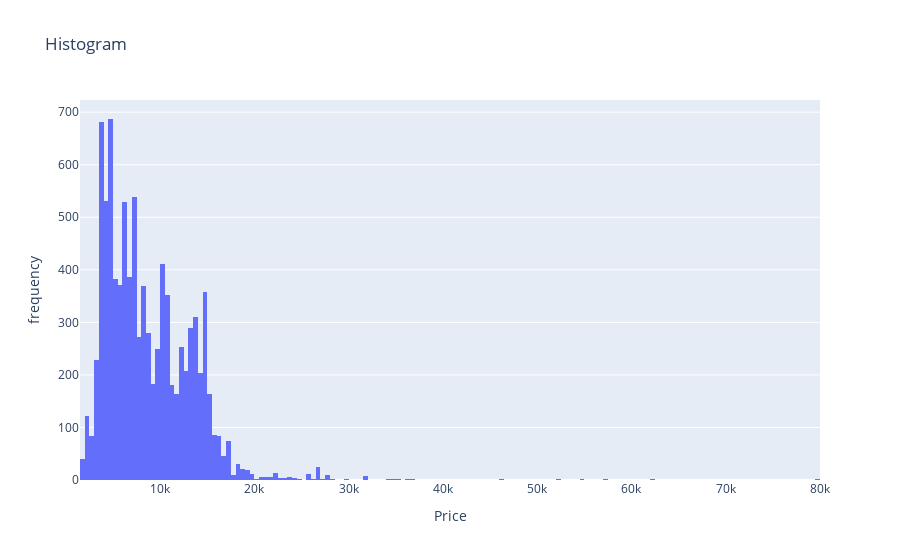

The cell this chart's notebook holds for it:
### Code cell
plt.figure(figsize=(10,5))
hist=px.histogram(data_frame=df,x="Price",title="Histogram")
hist.update_xaxes(title="Price")
hist.update_yaxes(title="frequency")
hist.show()

### Figure 1 — Plotly figure (JSON) as saved in the notebook; plotly's stock layout.template omitted (floating-point values rounded to 4 significant figures; data arrays with more than 128 entries replaced by an {"elided": "..."} marker saying what was removed)
{"data": [{"bingroup": "x", "hovertemplate": "Price=%{x}<br>count=%{y}<extra></extra>", "legendgroup": "", "marker": {"color": "#636efa", "pattern": {"shape": ""}}, "name": "", "orientation": "v", "showlegend": false, "type": "histogram", "x": {"elided": "9329 int values"}, "xaxis": "x", "yaxis": "y"}], "layout": {"barmode": "relative", "legend": {"tracegroupgap": 0}, "title": {"text": "Histogram"}, "xaxis": {"anchor": "y", "domain": [0, 1], "title": {"text": "Price"}}, "yaxis": {"anchor": "x", "domain": [0, 1], "title": {"text": "frequency"}}}}
